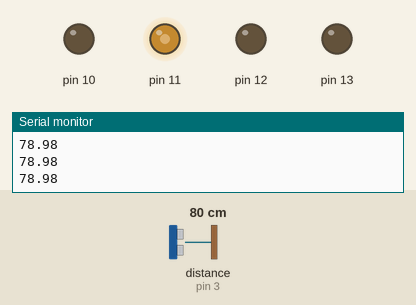
Recording of a sketch running on a simulated Arduino Uno, built with avr-gcc and run on an emulated ATmega328P. Parts: output pins drawn as LEDs (lit = HIGH), the last lines printed to the serial monitor. Wiring (inferred from the names in the program): ultrasonic range finder: trigger pin 2; echo pin 3. Inputs (shaded band) come from the test bench; at power-on: distance to the obstacle (sensor on pin 3) 80 cm. The echo pulse lasts 58.3 µs per cm; pins used as bus, display or sensor lines are not drawn.

Above: at 1.2 s.
1.3 s: distance to the obstacle (sensor on pin 3) set to 43 cm
2.8 s: distance to the obstacle (sensor on pin 3) set to 38 cm
At 4.1 s:
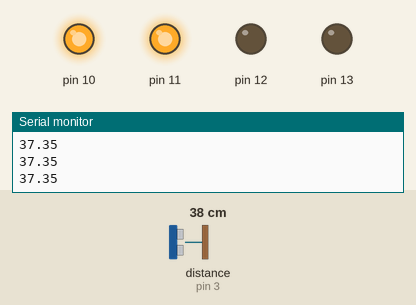
4.4 s: distance to the obstacle (sensor on pin 3) set to 60 cm
At 5.0 s:
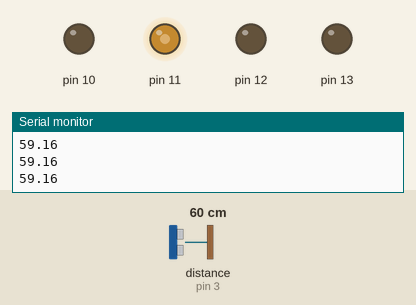
6.0 s: distance to the obstacle (sensor on pin 3) set to 2 cm
At 7.2 s:
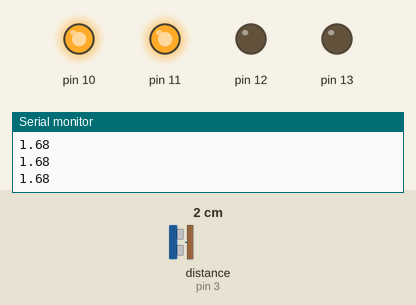
Timing chart, 0 to 8.6 s (numbered marks = the images above; inputs shaded):
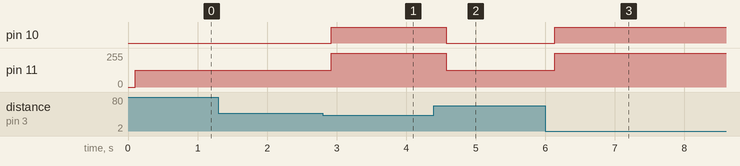

The sketch:

RoboSumo.ino
```cpp
// robot 1 pins
int motor_left_pwm = 10,
    motor_left_dir = 12,
    motor_right_pwm = 11,
    motor_right_dir = 13;

int ultrasonic_trig_pin = 2,
    ultrasonic_echo_pin = 3;

float distance;
int trigger_distance = 40;

void setup() {
 Serial.begin(9600);

 // ultrasonic pin modes
 pinMode(ultrasonic_trig_pin, OUTPUT);
 pinMode(ultrasonic_echo_pin, INPUT);

 // motors pin modes
 for(int pin = motor_left_pwm; pin <= motor_right_dir; pin++) {
  pinMode(pin, OUTPUT);
  }
}

void loop() {
  ReadUltrasonicSensor();

  if(distance <= trigger_distance) {
    TurnMotor(motor_left_pwm, 255);
    TurnMotor(motor_right_pwm, 255);
  } else {
    TurnMotor(motor_right_pwm, 125);
    TurnMotor(motor_left_pwm, 0);
  }
}

void ReadUltrasonicSensor() {
  digitalWrite(ultrasonic_trig_pin, 0);
  delayMicroseconds(2);
  digitalWrite(ultrasonic_trig_pin, 1);
  delayMicroseconds(10);
  digitalWrite(ultrasonic_trig_pin, 0);

  long ultrasonic_duration = pulseIn(ultrasonic_echo_pin, 1);
  distance = ultrasonic_duration * 0.034 / 2;

  Serial.println(distance);
  delay(100);
}

void TurnMotor(int(motor), int(status)) {
  analogWrite(motor, status);
}
```

Measured:
- the behaviour switches between 41 and 40 cm on distance to the obstacle (sensor on pin 3) (found by bisection; images 0 and 1)
- after the input at 2.8 s, pin 10: LOW → HIGH after 0.12 s; pin 11: 125/255 → 255/255 after 0.12 s
- after the input at 4.4 s, pin 10: HIGH → LOW after 0.18 s; pin 11: 255/255 → 125/255 after 0.18 s
- after the input at 6.0 s, pin 10: LOW → HIGH after 0.14 s; pin 11: 125/255 → 255/255 after 0.14 s
